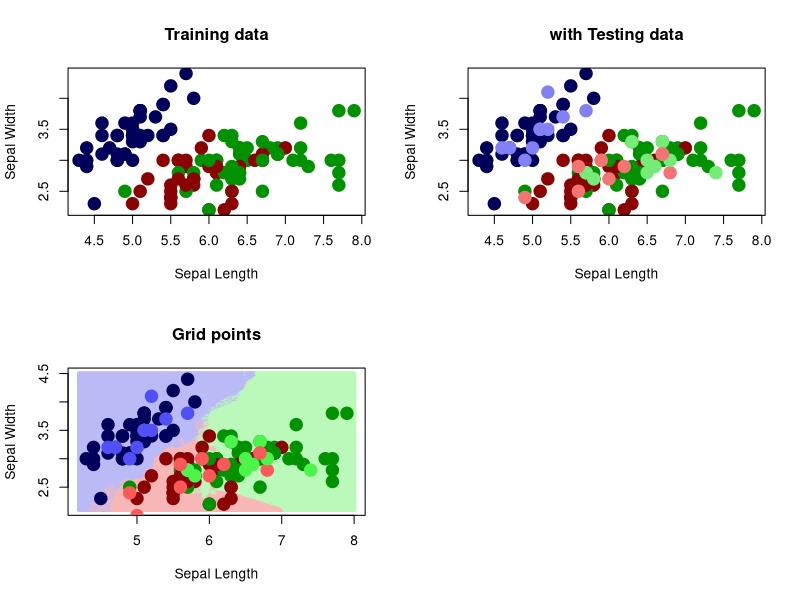

Reproduce this figure in R.
set.seed(123)
library(class)
# Shuffle data
iris_shuffle <- iris[sample(1:nrow(iris)), ]

# Split into training and testing sets (80% training, 20% testing)
train_index <- 1:(0.8 * nrow(iris))
train_data <- iris_shuffle[train_index, 1:2]  # Selecting only feature columns
print(train_data)
test_data <- iris_shuffle[-train_index, 1:2]
train_labels <- iris_shuffle[train_index, 5]  # Target variable (Species)
test_labels <- iris_shuffle[-train_index, 5]

k <- 5  # Choose the number of neighbors
predicted_labels <- knn(train_data, test_data, train_labels, k = k)


# Generate a grid of points in the range of V1 and V2
x_range <- seq(min(train_data$Sepal.Length) - 0.1, max(train_data$Sepal.Length) + 0.1, by = 0.01)
y_range <- seq(min(train_data$Sepal.Width) - 0.1, max(train_data$Sepal.Width) + 0.1, by = 0.01)

grid_points <- expand.grid(V1 = x_range, V2 = y_range)
gpoint_predicted_labels <- knn(train_data, grid_points, train_labels, k = k)

#Advance to performance metrics
accuracy <- sum(predicted_labels == test_labels) / length(test_labels)
print(paste("Accuracy:", round(accuracy * 100, 2), "%"))

png("unit4/output/p3_kmearestneighbour.png", width = 1000, height = 1000)
par(mfrow = c(2, 2))
plot(train_data, pch = 19, cex = 2, col = ifelse(train_labels == "setosa", "#01015c", ifelse(train_labels == "versicolor", "#8a0202", "#019201")), xlab = "Sepal Length", ylab = "Sepal Width", main = "Training data")

plot(train_data, pch = 19, cex = 2, col = ifelse(train_labels == "setosa", "#01015c", ifelse(train_labels == "versicolor", "#8a0202", "#019201")), xlab = "Sepal Length", ylab = "Sepal Width", main = "with Testing data")
points(test_data, pch = 19, cex = 2, col = ifelse(predicted_labels == "setosa", "#8181f5", ifelse(predicted_labels == "versicolor", "#f47474", "#75ec75")), add = TRUE)

plot(grid_points, pch = 19, cex = 0.5, col = ifelse(gpoint_predicted_labels == "setosa", "#babaf7", ifelse(gpoint_predicted_labels == "versicolor", "#f8b7b7", "#baf9ba")), xlab = "Sepal Length", ylab = "Sepal Width", main = "Grid points")
points(train_data, pch = 19, cex = 2, col = ifelse(train_labels == "setosa", "#01015c", ifelse(train_labels == "versicolor", "#8a0202", "#019201")), add = TRUE)
points(test_data, pch = 19, cex = 2, col = ifelse(predicted_labels == "setosa", "#5050f7", ifelse(predicted_labels == "versicolor", "#fb5959", "#4cf54c")), add = TRUE)

dev.off()

